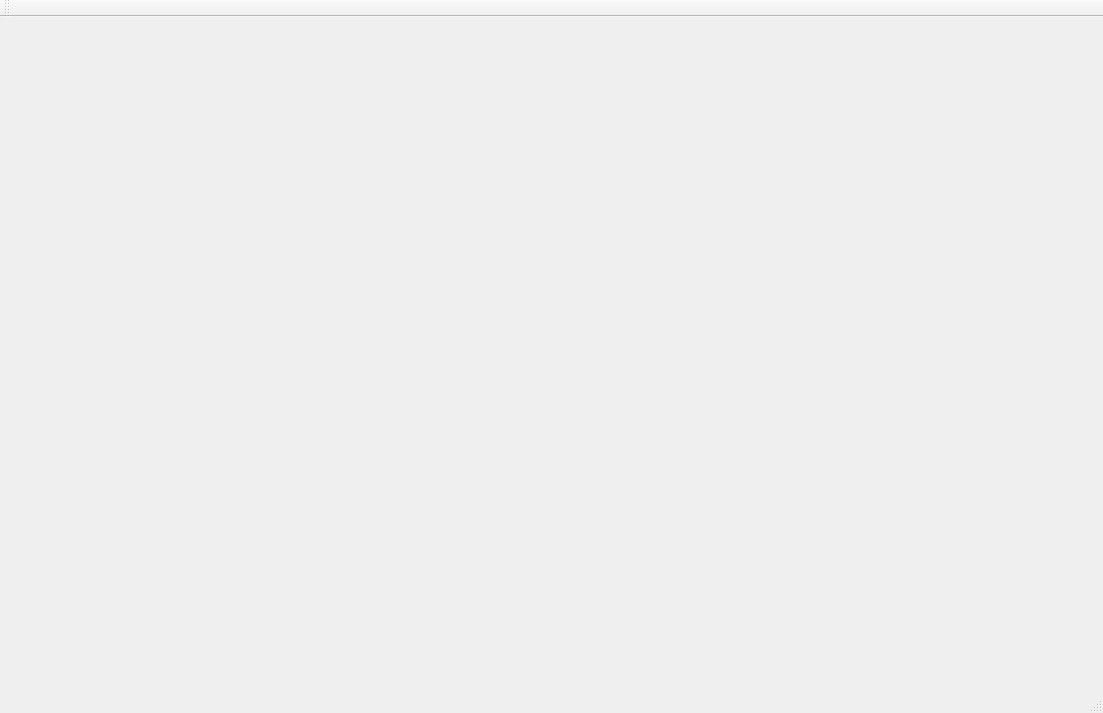
<?xml version="1.0" encoding="UTF-8"?>
<ui version="4.0">
 <class>MainWindow</class>
 <widget class="QMainWindow" name="MainWindow">
  <property name="geometry">
   <rect>
    <x>0</x>
    <y>0</y>
    <width>1103</width>
    <height>713</height>
   </rect>
  </property>
  <property name="windowTitle">
   <string>MainWindow</string>
  </property>
  <widget class="QWidget" name="centralWidget"/>
  <widget class="QMenuBar" name="menuBar">
   <property name="geometry">
    <rect>
     <x>0</x>
     <y>0</y>
     <width>1103</width>
     <height>23</height>
    </rect>
   </property>
  </widget>
  <widget class="QToolBar" name="mainToolBar">
   <attribute name="toolBarArea">
    <enum>TopToolBarArea</enum>
   </attribute>
   <attribute name="toolBarBreak">
    <bool>false</bool>
   </attribute>
  </widget>
  <widget class="QStatusBar" name="statusBar"/>
 </widget>
 <layoutdefault spacing="6" margin="11"/>
 <resources/>
 <connections/>
</ui>
